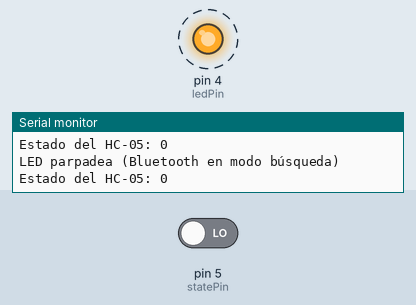
The sketch below on a simulated Arduino Nano, built with avr-gcc and run on an emulated ATmega328P. On the bench: output pins drawn as LEDs (lit = HIGH), the last lines printed to the serial monitor. Dashed ring = blinking. The inputs (shaded band) are chosen by the test bench; at power-on: pin 5 (statePin) LOW.

Above: at 1.25 s.
1.3 s: pin 5 (statePin) driven HIGH
7.8 s: pin 5 (statePin) driven LOW
At 8.4 s:
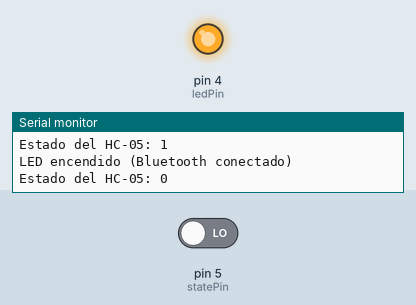
At 9.2 s:
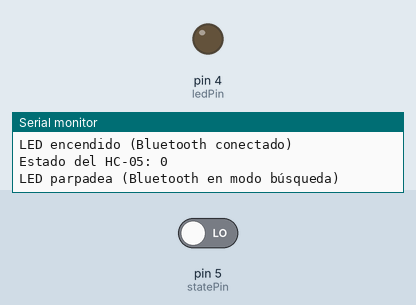
Timing chart, 0 to 16.6 s (numbered marks = the images above; inputs shaded):
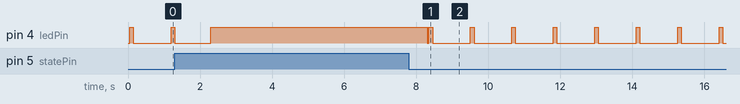

The sketch:

HC-05_programacion.ino
```cpp
#include <SoftwareSerial.h>

// Define los pines para SoftwareSerial
SoftwareSerial mySerial(2, 3);

// Definir pines
const int ledPin = 4;
const int statePin = 5;  // Pin conectado al pin STATE del HC-05

void setup() {
  Serial.begin(9600);
  mySerial.begin(9600);  // Comunicación con el módulo HC-05

  // Configuración de los pines
  pinMode(ledPin, OUTPUT);
  pinMode(statePin, INPUT);

  // Mensaje de inicio
  Serial.println("Iniciando...");
}

void loop() {
  // Leer el estado del pin STATE
  int state = digitalRead(statePin);

  // Imprimir el estado del pin STATE para depuración
  Serial.print("Estado del HC-05: ");
  Serial.println(state);

  // Encender o apagar el LED basado en el estado del HC-05
  if (state == HIGH) {
    digitalWrite(ledPin, HIGH);  // Bluetooth conectado
    Serial.println("LED encendido (Bluetooth conectado)");
  } else {
    digitalWrite(ledPin, LOW);   // Bluetooth en modo búsqueda
    delay(50);
    digitalWrite(ledPin, HIGH);   // Bluetooth en modo búsqueda
    delay(100);
    digitalWrite(ledPin, LOW);   // Bluetooth en modo búsqueda
    Serial.println("LED parpadea (Bluetooth en modo búsqueda)");
  }

  // Comunicación con el HC-05
  if (Serial.available()) {
    char received = Serial.read();
    Serial.print("Este es Nano: ");
    Serial.println(received);
    mySerial.write(received);  // Enviar datos al módulo HC-05
  }

  if (mySerial.available()) {
    char received = mySerial.read();
    Serial.print("HC-05 dice: ");
    Serial.println(received);
  }

  delay(1000); // Añadir un pequeño retraso para evitar sobrecarga de mensajes
}
```

Measured:
- after the input at 7.8 s, pin 4 (ledPin): HIGH → LOW after 0.51 s, then repeats every 1.2 s: HIGH 0.10 s, LOW 1.1 s
